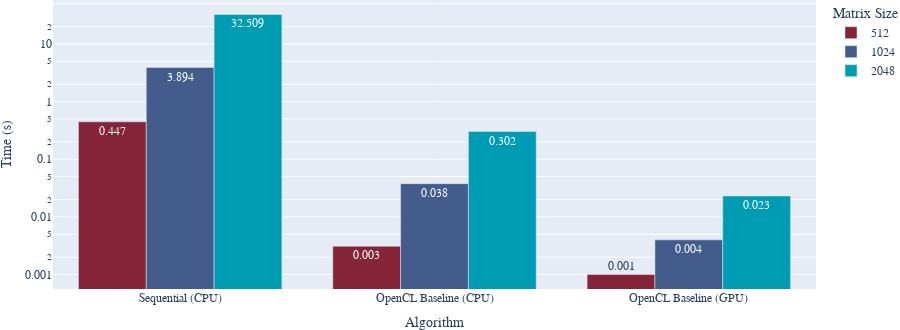

This figure's notebook cell:
### Code cell
fig = px.bar(seq_baseline, x="algorithm", y="time", color="size", barmode="group", log_y=True, text="time",
             labels={
                 "algorithm": "Algorithm",
                 "time": "Time (s)",
                 "size": "Matrix Size"
             },
             color_discrete_sequence = color_palette)

fig.update_layout(
    font=dict(
        family='LaTeX',
    ),
    margin={"r":0,"t":0,"l":0,"b":0},
    height=330
)
fig.update_traces(texttemplate='%{text:.3f}', textposition="auto")
fig.show()
fig.write_image("seq_baseline.pdf", height=270)

### Figure 1 — Plotly figure (JSON) as saved in the notebook; plotly's stock layout.template omitted (floating-point values rounded to 4 significant figures)
{"data": [{"alignmentgroup": "True", "hovertemplate": "Matrix Size=512<br>Algorithm=%{x}<br>Time (s)=%{text}<extra></extra>", "legendgroup": "512", "marker": {"color": "#852339", "pattern": {"shape": ""}}, "name": "512", "offsetgroup": "512", "orientation": "v", "showlegend": true, "text": [0.4465, 0.0031, 0.001], "textposition": "auto", "texttemplate": "%{text:.3f}", "type": "bar", "x": ["Sequential (CPU)", "OpenCL Baseline (CPU)", "OpenCL Baseline (GPU)"], "xaxis": "x", "y": [0.4465, 0.0031, 0.001], "yaxis": "y"}, {"alignmentgroup": "True", "hovertemplate": "Matrix Size=1024<br>Algorithm=%{x}<br>Time (s)=%{text}<extra></extra>", "legendgroup": "1024", "marker": {"color": "#435c8b", "pattern": {"shape": ""}}, "name": "1024", "offsetgroup": "1024", "orientation": "v", "showlegend": true, "text": [3.894, 0.0377, 0.004], "textposition": "auto", "texttemplate": "%{text:.3f}", "type": "bar", "x": ["Sequential (CPU)", "OpenCL Baseline (CPU)", "OpenCL Baseline (GPU)"], "xaxis": "x", "y": [3.894, 0.0377, 0.004], "yaxis": "y"}, {"alignmentgroup": "True", "hovertemplate": "Matrix Size=2048<br>Algorithm=%{x}<br>Time (s)=%{text}<extra></extra>", "legendgroup": "2048", "marker": {"color": "#009cb3", "pattern": {"shape": ""}}, "name": "2048", "offsetgroup": "2048", "orientation": "v", "showlegend": true, "text": [32.51, 0.3025, 0.0231], "textposition": "auto", "texttemplate": "%{text:.3f}", "type": "bar", "x": ["Sequential (CPU)", "OpenCL Baseline (CPU)", "OpenCL Baseline (GPU)"], "xaxis": "x", "y": [32.51, 0.3025, 0.0231], "yaxis": "y"}], "layout": {"barmode": "group", "font": {"family": "LaTeX"}, "height": 330, "legend": {"title": {"text": "Matrix Size"}, "tracegroupgap": 0}, "margin": {"b": 0, "l": 0, "r": 0, "t": 0}, "xaxis": {"anchor": "y", "domain": [0, 1], "title": {"text": "Algorithm"}}, "yaxis": {"anchor": "x", "domain": [0, 1], "title": {"text": "Time (s)"}, "type": "log"}}}
